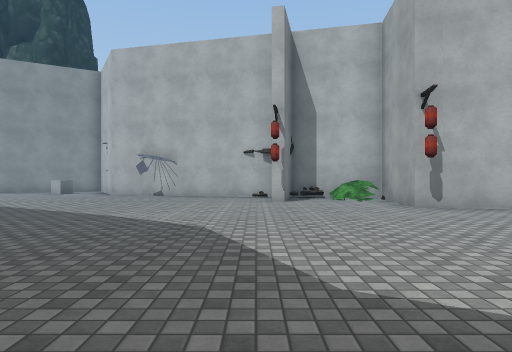
View 1 (above)

19 first-person views from a walk through a Unity game level. The camera is 1.3 m above the floor, looks level and sees 75° across. The floor is counted in squares, 2 m on a side. Each view is taken from the middle of a square. On the plan, view 1 faces up. The plan holds only what a view shows up to about 10 squares ahead; the rest is blank. The place goes on beyond the plan. Some surface patterns are stand-ins.

View 2
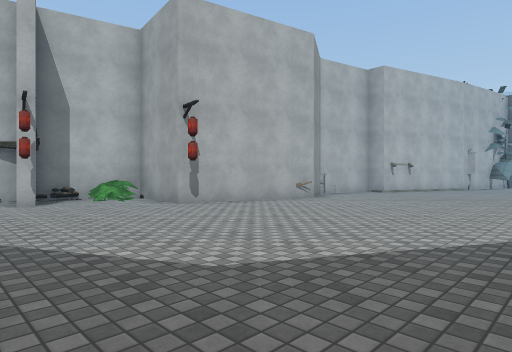

View 3
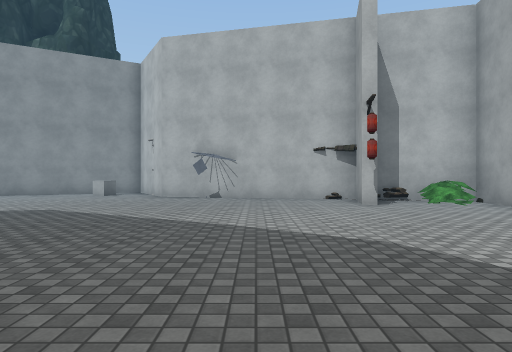

View 4
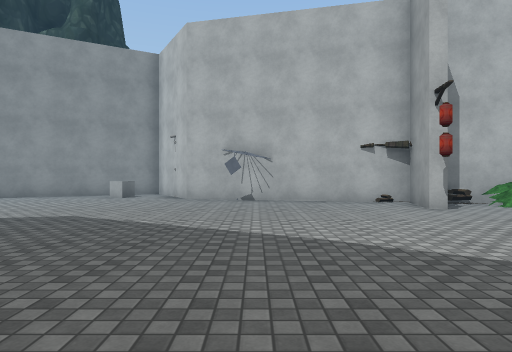

View 5
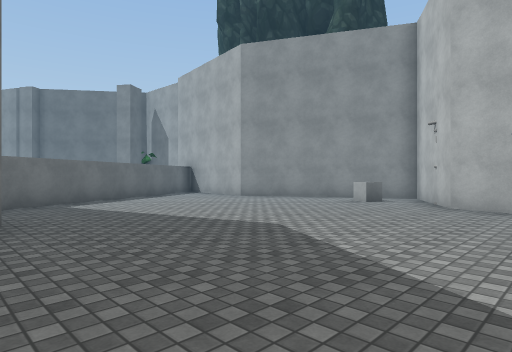

View 6
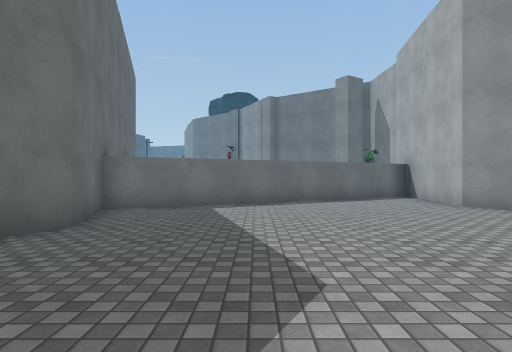

View 7
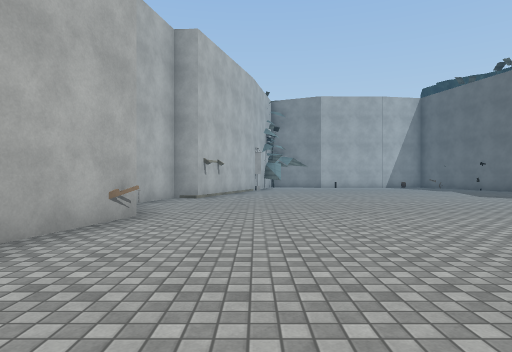

View 8
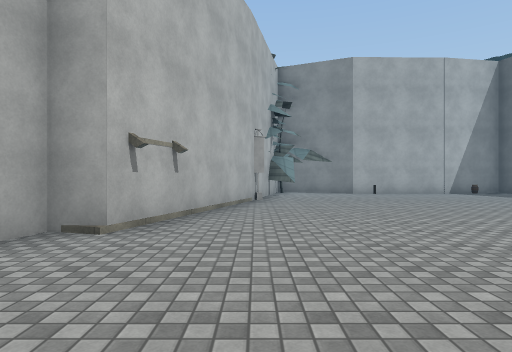

View 9
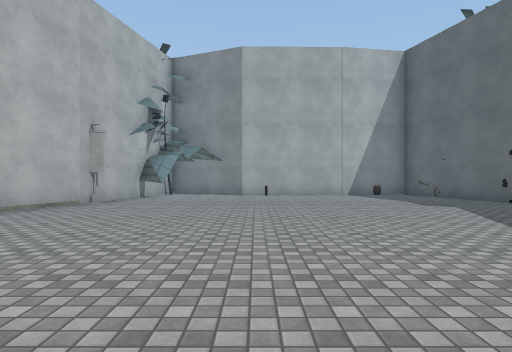

View 10
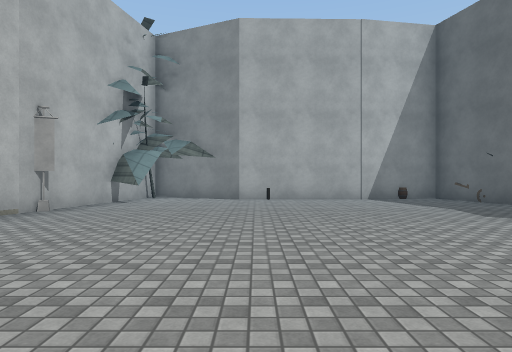

View 11
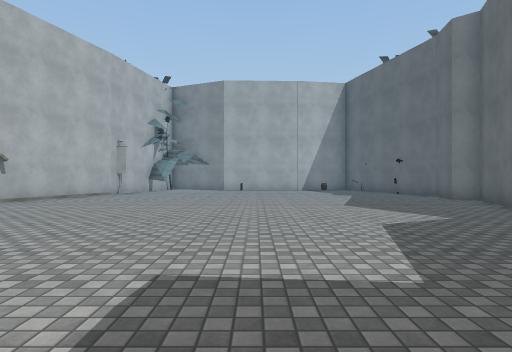

View 12
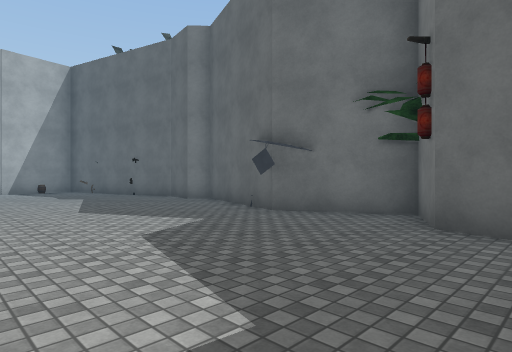

View 13
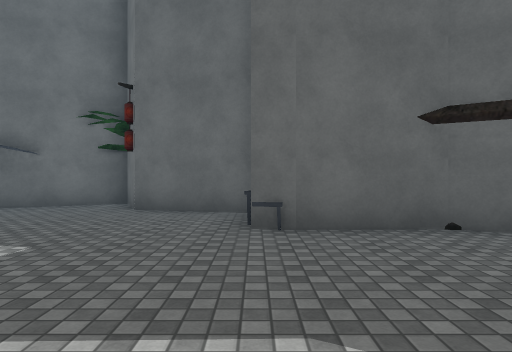

View 14
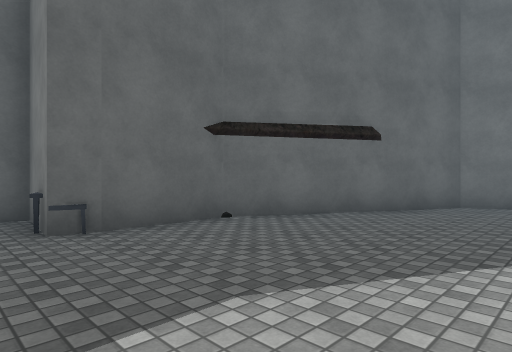

View 15
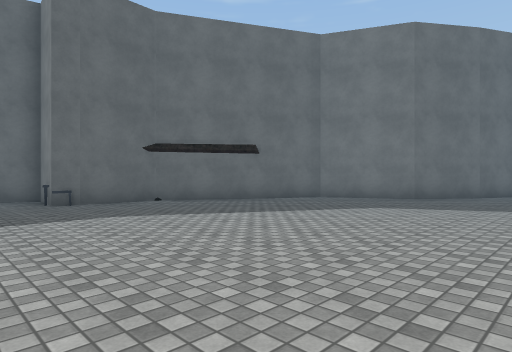

View 16
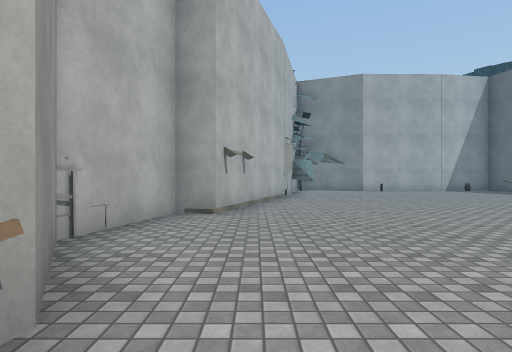

View 17
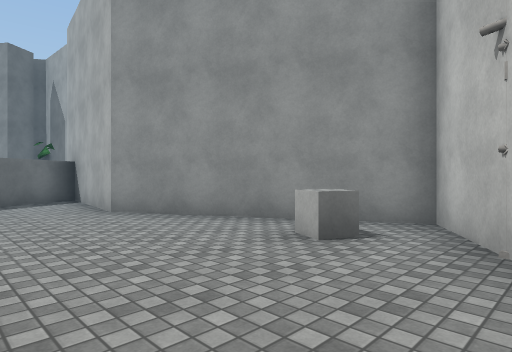

View 18
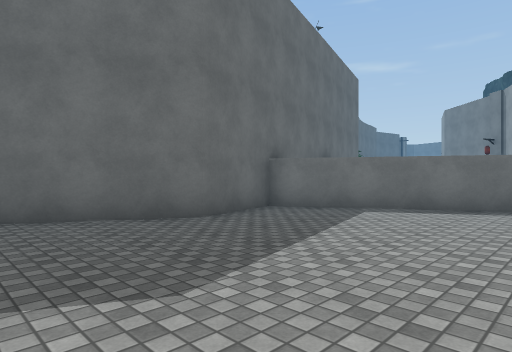

View 19
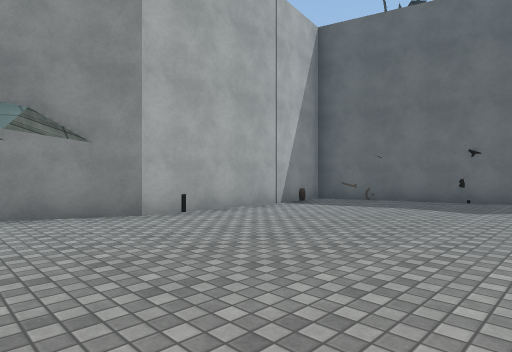

### Floor plan
Points are (right, up) in squares from view 1. A wall is a line through its corners. A room is listed if a view was taken in it or the views show most of it. See-through windows are left out.
Room 1 (views 1, 2, 3, 4, 5, 6, 7, 8, 9, 10, 11, 12, 13, 14, 15, 16, 17, 18, 19)
walls: (3.8, 6.8) (3.3, 6.8) (3.6, 9.4) (1, 10); (8.5, 6.5) (7.4, 5.9) (3.7, 6.8); (4.4, -3) (5.1, -3.1) (4.9, -4.8) (6.6, -5.2); (1, 9.8) (0.7, 8.5) (0.4, 8.6) (0.7, 10.1) (-5, 11.5) (-6.5, 13.9) (-11.1, 11.4) (-14.6, 11.9) (-10.3, 4.1) (-8.1, 4.7) (-4.5, 2.7); (7.7, -6.2) (8, -6.8) (10.2, -5.7) (13.8, -6.9) (14.2, -6.4) (15, -6.5); (-4.6, 2.8) (-2.8, 1.5) (-1.6, -0.8) (2.7, -3.1) (4.5, -3); (16.9, 4.1) (11.8, 5.7) (11.9, 6.4) (9.3, 7); (18.8, 2.7) (19.3, 3.6); (17.4, -6) (20.6, -5.2) (20.2, -2.9) (20.2, -2.4); (20.3, 0.8) (21, 2.4); (21, 3.2) (16.7, 4.1)
objects: other object (-7, 12); other object (2, 9); other object (3, 9); other object (4, -4) to (5, -4); other object (7, -6); other object (9, 7); other object (17, -6); other object (19, -6); other object (20, 0); other object (21, -4)

Positions as (right, up) in squares from view 1, and headings:
1: (0, 0), facing up
2: (-1, 0), facing up-right
3: (-2, 1), facing up
4: (-3, 2), facing up
5: (-3, 4), facing up-left
6: (-4, 7), facing left
7: (2, 4), facing right
8: (8, 4), facing right
9: (9, 0), facing right
10: (11, 0), facing right
11: (5, -1), facing right
12: (6, -1), facing down-right
13: (5, 1), facing down
14: (6, 1), facing down-left
15: (7, 5), facing down-left
16: (6, 5), facing right
17: (-5, 9), facing up-left
18: (-5, 9), facing down-left
19: (15, 3), facing down-right
